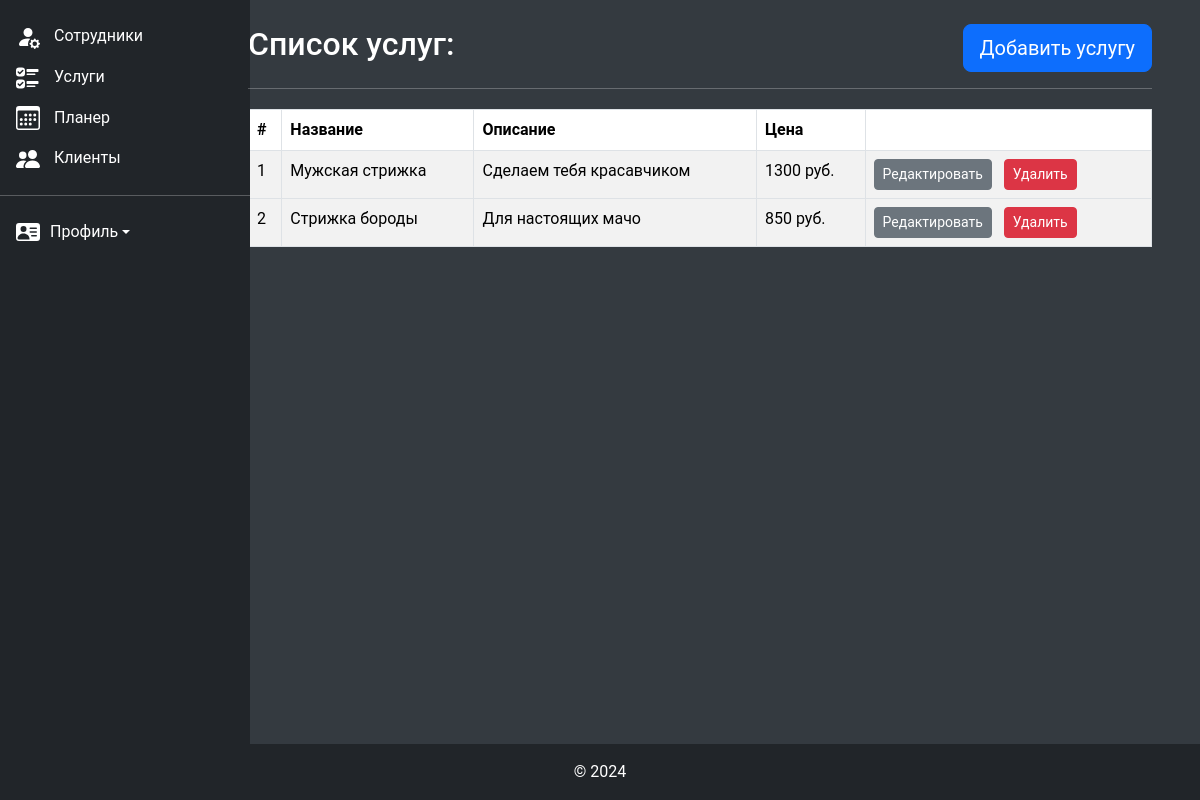
Page /cabinet/services (signed in) on the committed database.
### app/models.py (models this page shows, shortened)
class Services(db.Model):
    id = db.Column(db.Integer, primary_key=True)
    title = db.Column(db.String(150), nullable=False)
    description = db.Column(db.Text)
    price = db.Column(db.Integer, nullable=False)
    owner_id = db.Column(db.Integer, db.ForeignKey('user.id'), nullable=False)

### app/services/views/views.py (the view)
@services_bp.route('/services', methods=['GET', 'POST'])
def services_page():
    form = ServiceForm()
    services = Services.query.filter(Services.owner_id == current_user.id)
    return render_template('services/services.html', services=services, form=form)

### app/auth/views/views.py (called while the page is built)
@login_manager.user_loader
def load_user(user_id):
    return User.query.get(int(user_id))

### app/services/templates/services/services.html (shortened to what this page needs)
{% extends 'base.html' %}
{% block content %}
    <div class="container-fluid">
        <div class="row">
            {% include 'mainmenu.html' %}
            <main class="col-md-9 ms-sm-auto col-lg-10 px-md-4">
                <div class="col-md-9 col-lg-12 p-4">
                    <div class="d-flex justify-content-between align-items-center mb-3">
                        <h2>Список услуг:</h2>
                        <div>
                            <button type="button" class="btn btn-lg btn-primary" data-bs-toggle="modal"
                                    data-bs-target="#create_service">
                                Добавить услугу
                            </button>
                        </div>
                    </div>
                    <hr>
                    {% if services.count() %}
                        <table class="table table-striped table-bordered">
                            <thead>
                            <tr>
                                <th>#</th>
                                <th>Название</th>
                                <th>Описание</th>
                                <th>Цена</th>
                                <th></th>
                            </tr>
                            </thead>
                            {% for service in services %}
                                <tbody>
                                <tr>
                                    <td>{{ service.id }}</td>
                                    <td>{{ service.title }}</td>
                                    <td>{{ service.description }}</td>
                                    <td>{{ service.price }} руб.</td>
                                    <td>
                                        <button type="button" class="btn btn-sm btn-secondary me-2"
                                                data-bs-toggle="modal"
                                                data-bs-target="#edit_service_{{ service.id }}">
                                            Редактировать
                                        </button>
                                        <button type="button" class="btn btn-sm btn-danger me-2" data-bs-toggle="modal"
                                                data-bs-target="#delete_service_{{ service.id }}">
                                            Удалить
                                        </button>
                                    </td>
                                </tr>
                            {% endfor %}
                            </tbody>
                        </table>
                    {% else %}
                        <h2>У вас еще нет ни одной услуги, пожалуйста добавьте для начала работы.</h2>
                    {% endif %}
                </div>
            </main>
        </div>
    </div>
    {% include 'footer.html' %}
{% endblock %}

### app/static/css/style.css (style rules this page uses)
body { font-family: 'Roboto', sans-serif; background-color: #343a40; color: white; display: flex; flex-direction: column; min-height: 100vh; }
main { margin-left: 200px; flex: 1; display: flex; align-items: center; justify-content: center; text-align: center; }
table { width: 100%; margin-top: 20px; }
th, td { text-align: left; padding: 10px; }
th { background-color: #343a40; color: #fff; }

### rows in the picture
Services: id "1", title "Мужская стрижка", description "Сделаем тебя красавчиком", price "1300"
Services: id "2", title "Стрижка бороды", description "Для настоящих мачо", price "850"
